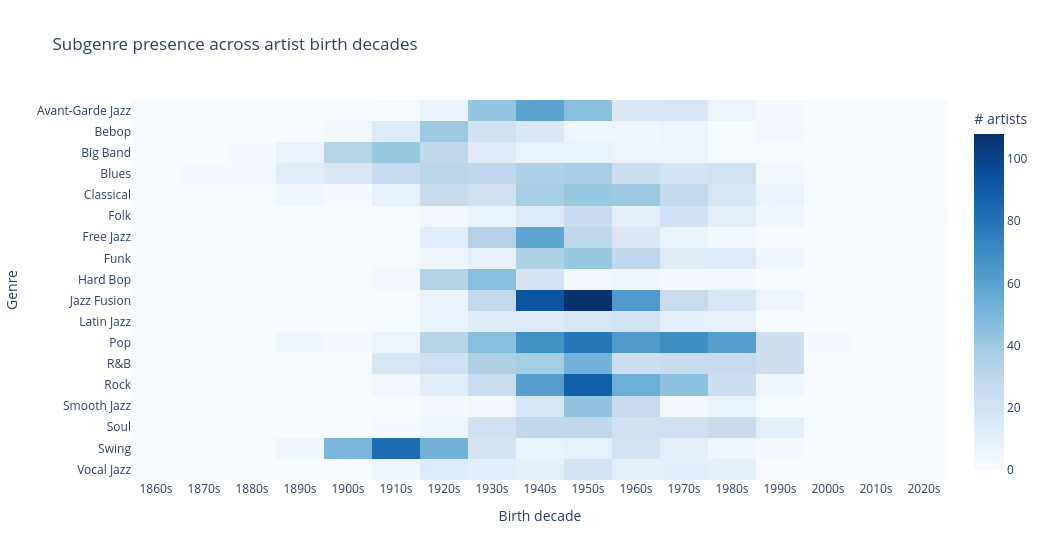

Here is the notebook cell this chart was saved with:
### Code cell
# ── subgenre × birth-decade heatmap ───────────────────────────────────────
_gd = (
    artists[["birth_year", "genres"]]
    .dropna()
    .assign(
        decade=lambda df: (df["birth_year"].astype(int) // 10 * 10).astype(str) + "s",
        genre=lambda df: df["genres"].str.split("|"),
    )
    .explode("genre")
    .assign(genre=lambda df: df["genre"].str.strip().str.title())
    .dropna(subset=["genre"])
    .loc[lambda df: ~df["genre"].str.lower().isin(_GENRE_EXCLUDE)]
)

_top_genres_hm = _gd["genre"].value_counts().head(18).index.tolist()
_valid_decades = sorted(_gd["decade"].unique())

pivot = (
    _gd[_gd["genre"].isin(_top_genres_hm)]
    .groupby(["genre", "decade"])
    .size()
    .unstack(fill_value=0)
    .reindex(columns=_valid_decades, fill_value=0)
)

fig = px.imshow(
    pivot,
    title="Subgenre presence across artist birth decades",
    color_continuous_scale="Blues",
    aspect="auto",
    labels={"x": "Birth decade", "y": "Genre", "color": "# artists"},
    width=1050, height=560,
)
fig.update_xaxes(tickangle=0)
fig.show()

### Figure 1 — Plotly figure (JSON) as saved in the notebook; plotly's stock layout.template omitted (floating-point values rounded to 4 significant figures; data arrays with more than 128 entries replaced by an {"elided": "..."} marker saying what was removed)
{"data": [{"coloraxis": "coloraxis", "hovertemplate": "Birth decade: %{x}<br>Genre: %{y}<br># artists: %{z}<extra></extra>", "name": "0", "type": "heatmap", "x": ["1860s", "1870s", "1880s", "1890s", "1900s", "1910s", "1920s", "1930s", "1940s", "1950s", "1960s", "1970s", "1980s", "1990s", "2000s", "2010s", "2020s"], "xaxis": "x", "y": ["Avant-Garde Jazz", "Bebop", "Big Band", "Blues", "Classical", "Folk", "Free Jazz", "Funk", "Hard Bop", "Jazz Fusion", "Latin Jazz", "Pop", "R&B", "Rock", "Smooth Jazz", "Soul", "Swing", "Vocal Jazz"], "yaxis": "y", "z": {"elided": "18x17 int values"}}], "layout": {"coloraxis": {"colorbar": {"title": {"text": "# artists"}}, "colorscale": [[0, "rgb(247,251,255)"], [0.125, "rgb(222,235,247)"], [0.25, "rgb(198,219,239)"], [0.375, "rgb(158,202,225)"], [0.5, "rgb(107,174,214)"], [0.625, "rgb(66,146,198)"], [0.75, "rgb(33,113,181)"], [0.875, "rgb(8,81,156)"], [1, "rgb(8,48,107)"]]}, "height": 560, "title": {"text": "Subgenre presence across artist birth decades"}, "width": 1050, "xaxis": {"anchor": "y", "domain": [0, 1], "tickangle": 0, "title": {"text": "Birth decade"}}, "yaxis": {"anchor": "x", "autorange": "reversed", "domain": [0, 1], "title": {"text": "Genre"}}}}
